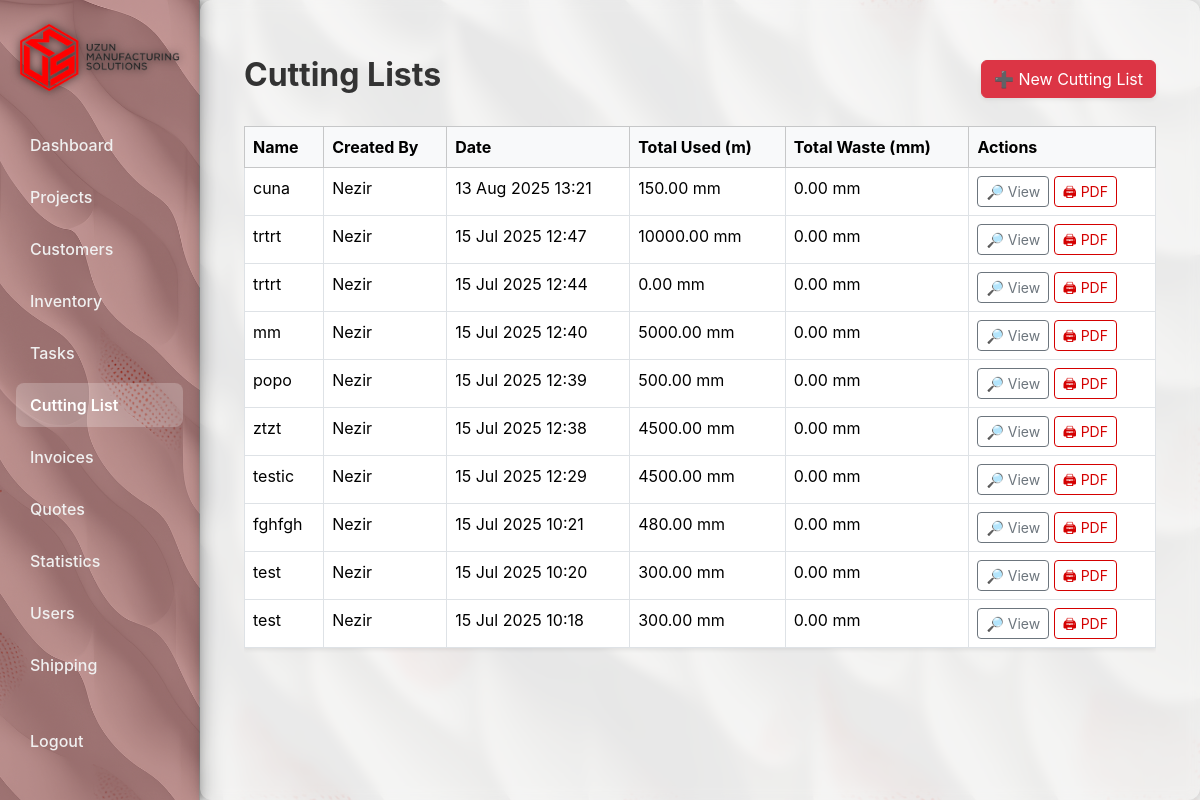
/cutting-lists/ (signed in), run on the app's committed database.
### core/models.py (models this page shows, shortened)
class CuttingList(models.Model):
    name = models.CharField(max_length=255, help_text="Name for this cutting list (e.g., Project ABC - Pipes)")
    created_by = models.ForeignKey(User, on_delete=models.SET_NULL, null=True)
    created_at = models.DateTimeField(auto_now_add=True)

### core/views.py (the view)
# urls.py: path('cutting-lists/', views.cutting_list_dashboard, name='cutting_list_dashboard'),
@login_required
def cutting_list_dashboard(request):
    cutting_lists = CuttingList.objects.all().order_by('-created_at')
    for cl in cutting_lists:
        total_used = sum(entry.total_length_used for entry in cl.entries.all())
        total_waste = sum(entry.waste for entry in cl.entries.all())
        cl.total_used = total_used
        cl.total_waste = total_waste
    return render(request, 'core/cutting_list_dashboard.html', {
        'cutting_lists': cutting_lists
    })

### core/permission_gate.py (called while the page is built, shortened)
    def __call__(self, request):
        return self.get_response(request)

### core/templates/core/cutting_list_dashboard.html
{% extends "base.html" %}
{% block content %}
<div class="container mt-4">
    <div class="d-flex justify-content-between align-items-center mb-4">
        <h2 class="fw-bold">Cutting Lists</h2>
        <a href="{% url 'cutting_list_create' %}" class="btn btn-danger shadow-sm">
            ➕ New Cutting List
        </a>
    </div>
    {% if cutting_lists %}
    <div class="table-responsive">
        <table class="table table-hover table-bordered shadow-sm">
            <thead class="table-light">
                <tr>
                    <th>Name</th>
                    <th>Created By</th>
                    <th>Date</th>
                    <th>Total Used (m)</th>
                    <th>Total Waste (mm)</th>
                    <th>Actions</th>
                </tr>
            </thead>
            <tbody>
                {% for cl in cutting_lists %}
                <tr>
                    <td>{{ cl.name }}</td>
                    <td>{{ cl.created_by.username }}</td>
                    <td>{{ cl.created_at|date:'d M Y H:i' }}</td>
                    <td>
                        {{ cl.total_used|floatformat:2 }} mm
                    </td>
                    <td>
                        {{ cl.total_waste|floatformat:2 }} mm
                    </td>
                    <td>
                        <a href="{% url 'cutting_list_detail' cl.pk %}" class="btn btn-outline-secondary btn-sm">
                            🔎 View
                        </a>
                        <a href="{% url 'cutting_list_pdf' cl.pk %}" class="btn btn-outline-danger btn-sm">
                            🖨 PDF
                        </a>
                    </td>
                </tr>
                {% endfor %}
            </tbody>
        </table>
    </div>
    {% else %}
    <div class="alert alert-light border shadow-sm">
        No cutting lists found. Click “New Cutting List” to get started.
    </div>
    {% endif %}
</div>
{% endblock %}

### core/static/core/styles.css (style rules this page uses)
body { background-color: #f8f9fa; }
.btn-outline-danger { color: #d40000; border-color: #d40000; }

### data on the page
CuttingList: name "cuna", created_by.username "Nezir", created_at "13 Aug 2025 13:21", total_used "150.00", total_waste "0.00"
CuttingList: name "trtrt", created_by.username "Nezir", created_at "15 Jul 2025 12:47", total_used "10000.00", total_waste "0.00"
CuttingList: name "trtrt", created_by.username "Nezir", created_at "15 Jul 2025 12:44", total_used "0.00", total_waste "0.00"
CuttingList: name "mm", created_by.username "Nezir", created_at "15 Jul 2025 12:40", total_used "5000.00", total_waste "0.00"
CuttingList: name "popo", created_by.username "Nezir", created_at "15 Jul 2025 12:39", total_used "500.00", total_waste "0.00"
CuttingList: name "ztzt", created_by.username "Nezir", created_at "15 Jul 2025 12:38", total_used "4500.00", total_waste "0.00"
CuttingList: name "testic", created_by.username "Nezir", created_at "15 Jul 2025 12:29", total_used "4500.00", total_waste "0.00"
CuttingList: name "fghfgh", created_by.username "Nezir", created_at "15 Jul 2025 10:21", total_used "480.00", total_waste "0.00"
CuttingList: name "test", created_by.username "Nezir", created_at "15 Jul 2025 10:20", total_used "300.00", total_waste "0.00"
CuttingList: name "test", created_by.username "Nezir", created_at "15 Jul 2025 10:18", total_used "300.00", total_waste "0.00"
